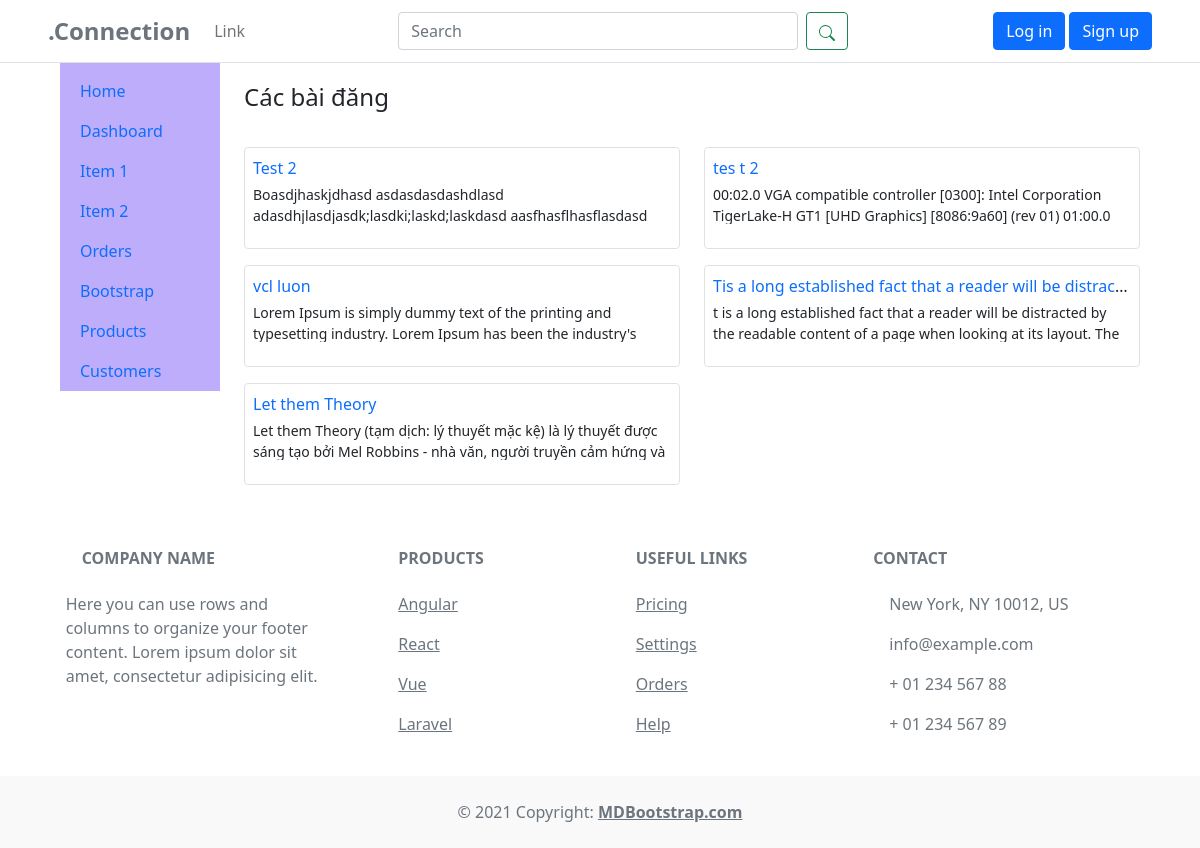
The app's page /, older data.
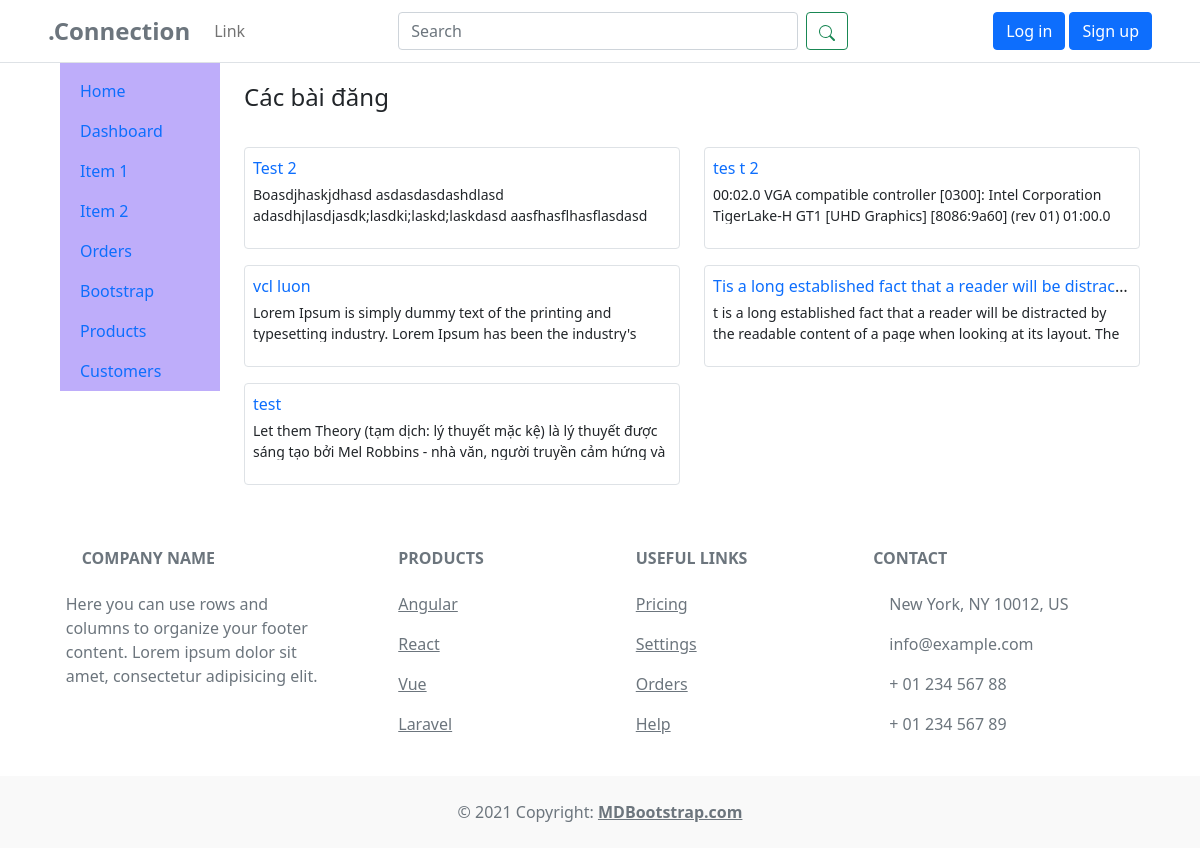
The same page, newer data.
### app/models.py (models this page shows, shortened)
class Post(models.Model):
    title = models.CharField(max_length=200)
    content = models.TextField()
    user = models.ForeignKey(User, on_delete=models.CASCADE, default=None)
    pub_date = models.DateTimeField(auto_now_add=True)

### app/views.py (the view)
# urls.py: path('', views.index, name="index"),
def index(req):
    posts = Post.objects.all()
    return render(req, 'app/index.html', {'posts': posts})

### templates/app/index.html
{% extends "components/base.html"%}
{% load static %}
{% block extrastyles %}
<link rel="stylesheet" type="text/css" href="{% static 'css/app.css' %}" />
{% endblock extrastyles %}
{% block content %}
<p class="fs-4">Các bài đăng</p>
<div class="row">
  {% for post in posts %}
  <div class="col-xl-6">
    <div class="border rounded p-2 mt-3">
      <div class="text-truncate mb-1">
        <a class="text-decoration-none" href="{% url 'post' id=post.id %}">{{ post.title }}</a>
      </div>
      <div>
        <p class="text-truncate text-sm text-wrap post-content">
          {{ post.content }}
        </p>
      </div>
    </div>
  </div>
  {% endfor %}
</div>
{% endblock content %}

Row changes from the older to the newer data that the page shows:
removed Post: title "Let them Theory", content "Let them Theory (tạm dịch: lý thuyết mặc kệ) là lý thuyết được sáng tạo bởi Mel Robbins - nhà văn, người truyền cảm hứng và…"
added Post: title "test", content "Let them Theory (tạm dịch: lý thuyết mặc kệ) là lý thuyết được sáng tạo bởi Mel Robbins - nhà văn, người truyền cảm hứng và…"
